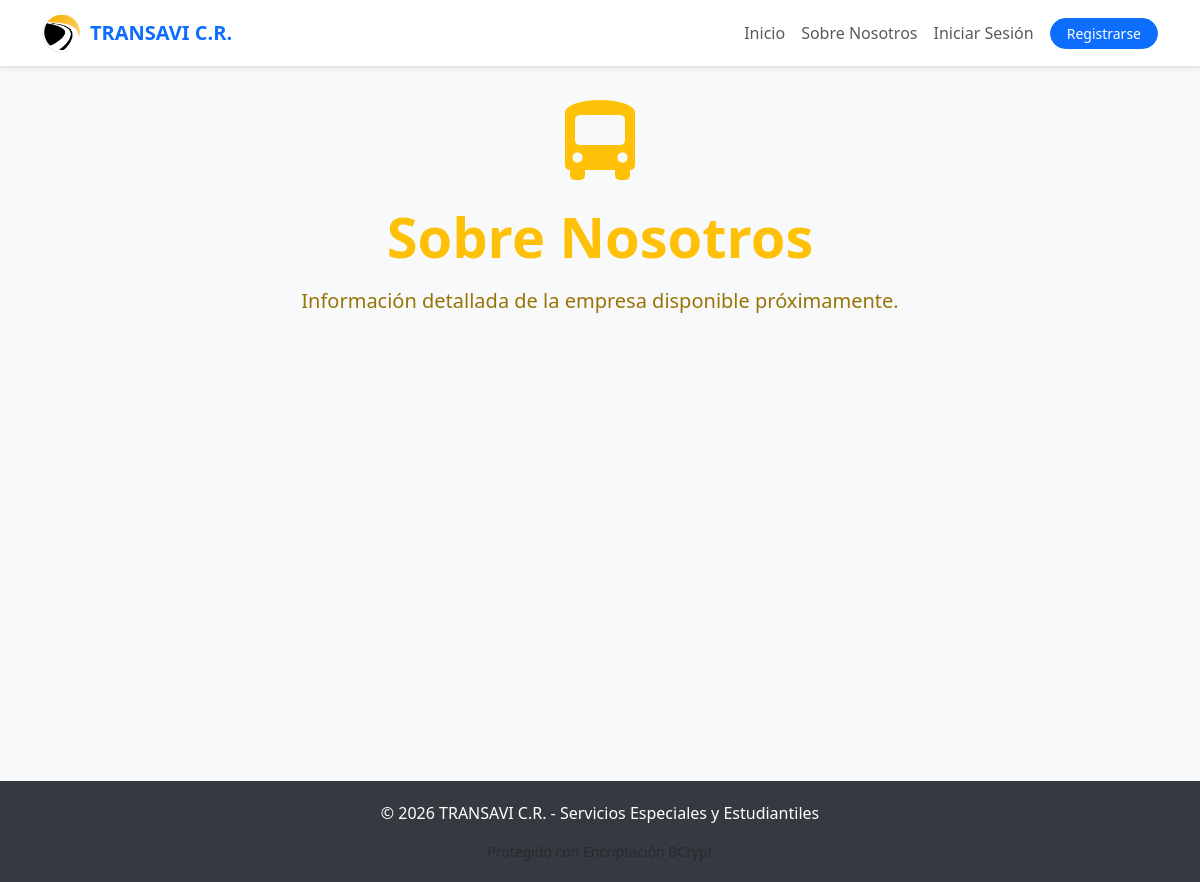
/aboutus, run on an earlier commit of the app's database.
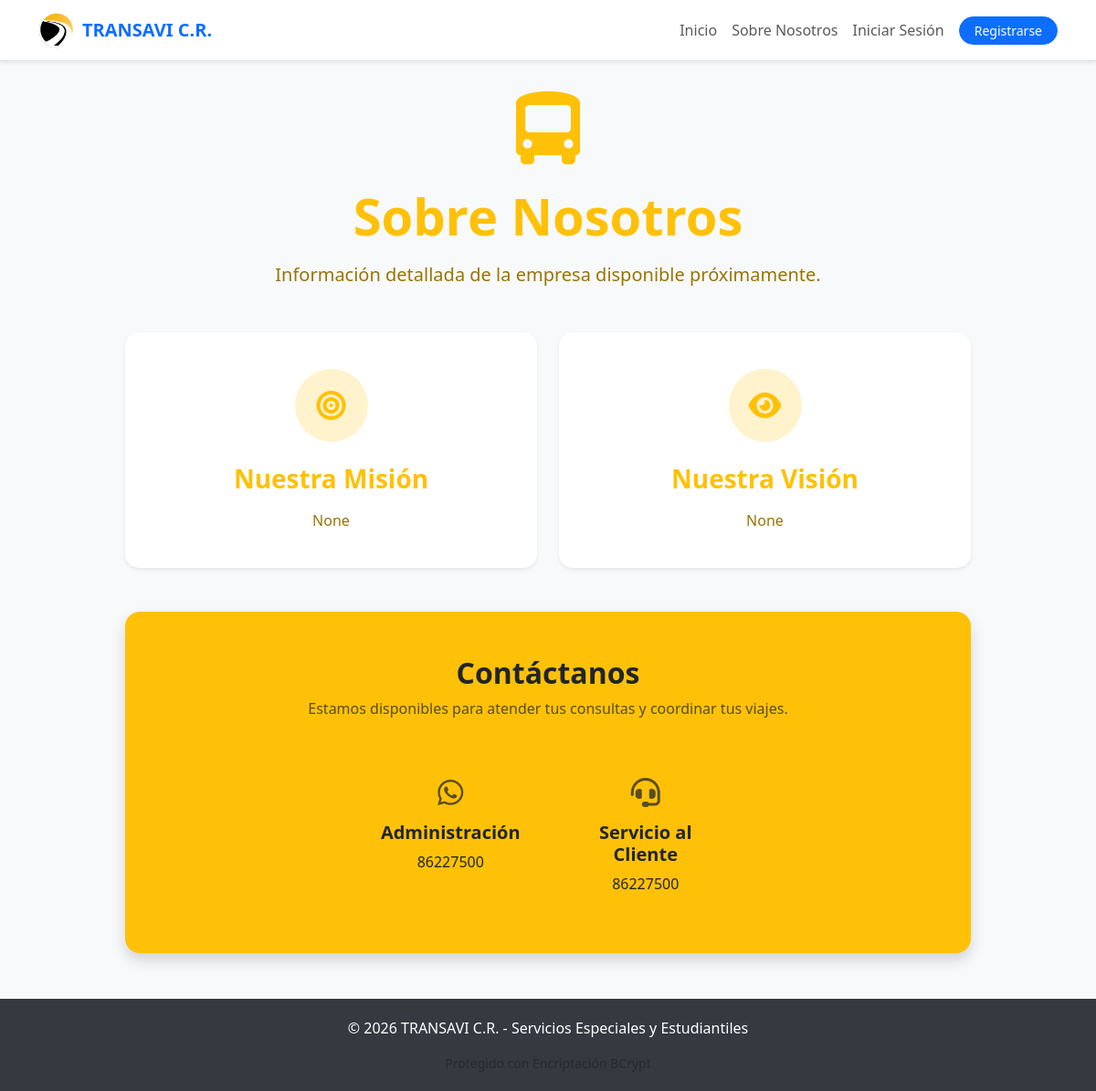
And on a later commit of the database.
### models.py (models this page shows)
class AboutUs(db.Model):
    id = db.Column(db.Integer, primary_key=True)
    logo = db.Column(db.String(255))
    mission = db.Column(db.Text)
    vision = db.Column(db.Text)
    phone_admin = db.Column(db.String(8))
    mobile_admin = db.Column(db.String(8))
    mobile_service = db.Column(db.String(8))
    email = db.Column(db.String(100))
    description = db.Column(db.Text)

### rutas.py (the view)
@main_bp.route('/aboutus')
def view_about():
    info = AboutUs.query.first()
    return render_template('aboutus.html', info=info)

### templates/aboutus.html (shortened to what the changed rows need)
{% extends 'base.html' %}
{% block content %}
<div class="row justify-content-center mb-5">
    <div class="col-lg-10">
        <div class="text-center mb-5">
            <h1 class="display-4 fw-bold text-warning">Sobre Nosotros</h1>
        </div>
        {% if info %}
        <div class="row g-4 mb-5">
            <div class="col-md-6">
                <div class="card h-100 border-warning shadow-sm text-center p-4 hover-card">
                    <div class="card-body">
                        <div class="mb-4 text-warning icon-circle bg-light-warning mx-auto d-flex align-items-center justify-content-center" style="width: 80px; height: 80px; border-radius: 50%;">
                            <i class="fas fa-bullseye fa-2x"></i>
                        </div>
                        <h3 class="card-title fw-bold text-warning">Nuestra Misión</h3>
                        <p class="card-text text-warning-muted mt-3">{{ info.mission }}</p>
                    </div>
                </div>
            </div>
            <div class="col-md-6">
                <div class="card h-100 border-warning shadow-sm text-center p-4 hover-card">
                    <div class="card-body">
                        <div class="mb-4 text-warning icon-circle bg-light-warning mx-auto d-flex align-items-center justify-content-center" style="width: 80px; height: 80px; border-radius: 50%;">
                            <i class="fas fa-eye fa-2x"></i>
                        </div>
                        <h3 class="card-title fw-bold text-warning">Nuestra Visión</h3>
                        <p class="card-text text-warning-muted mt-3">{{ info.vision }}</p>
                    </div>
                </div>
            </div>
        </div>
        <div class="card border-0 shadow bg-warning text-dark rounded-4 overflow-hidden">
            <div class="card-body p-5">
                <div class="text-center mb-5">
                    <h2 class="fw-bold">Contáctanos</h2>
                    <p class="opacity-75">Estamos disponibles para atender tus consultas y coordinar tus viajes.</p>
                </div>
                <div class="row text-center g-4 justify-content-center">
                    {% if info.mobile_admin %}
                    <div class="col-md-3 col-sm-6">
                        <div class="contact-item p-3">
                            <i class="fab fa-whatsapp fa-2x mb-3 opacity-75"></i>
                            <h5 class="fw-bold">Administración</h5>
                            <a href="https://wa.me/506{{ info.mobile_admin }}" class="text-dark text-decoration-none fw-light hover-underline" target="_blank">
                                {{ info.mobile_admin }}
                            </a>
                        </div>
                    </div>
                    {% endif %}
                    {% if info.mobile_service %}
                    <div class="col-md-3 col-sm-6">
                        <div class="contact-item p-3">
                            <i class="fas fa-headset fa-2x mb-3 opacity-75"></i>
                            <h5 class="fw-bold">Servicio al Cliente</h5>
                            <a href="https://wa.me/506{{ info.mobile_service }}" class="text-dark text-decoration-none fw-light hover-underline" target="_blank">
                                {{ info.mobile_service }}
                            </a>
                        </div>
                    </div>
                    {% endif %}
                </div>
            </div>
        </div>
        {% endif %}
    </div>
</div>
{% endblock %}

What changed in the data, as far as the page shows it:
added AboutUs: mission "None", vision "None", mobile_admin "86227500", mobile_service "86227500"
Also different on the page:
text now shown: "Nuestra Misión Nuestra Visión Contáctanos Estamos disponibles para atender tus consultas y coordinar tus viajes. Administración Servicio al Cliente"
